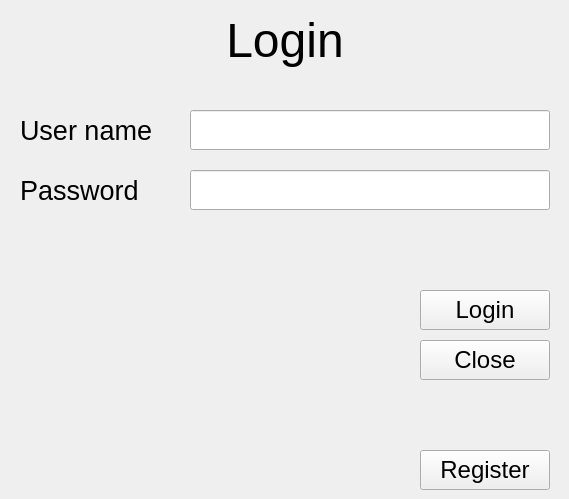
    <widget class="QWidget" name="login_page">
     <widget class="QLineEdit" name="lg_user_name_le">
      <property name="geometry">
       <rect>
        <x>190</x>
        <y>110</y>
        <width>360</width>
        <height>40</height>
       </rect>
      </property>
      <property name="font">
       <font>
        <pointsize>20</pointsize>
       </font>
      </property>
     </widget>
     <widget class="QPushButton" name="lg_login_btn">
      <property name="geometry">
       <rect>
        <x>420</x>
        <y>290</y>
        <width>130</width>
        <height>40</height>
       </rect>
      </property>
      <property name="font">
       <font>
        <pointsize>18</pointsize>
       </font>
      </property>
      <property name="text">
       <string>Login</string>
      </property>
     </widget>
     <widget class="QLineEdit" name="lg_password_le">
      <property name="geometry">
       <rect>
        <x>190</x>
        <y>170</y>
        <width>360</width>
        <height>40</height>
       </rect>
      </property>
      <property name="font">
       <font>
        <pointsize>20</pointsize>
       </font>
      </property>
      <property name="echoMode">
       <enum>QLineEdit::Password</enum>
      </property>
     </widget>
     <widget class="QPushButton" name="lg_close_btn">
      <property name="geometry">
       <rect>
        <x>420</x>
        <y>340</y>
        <width>130</width>
        <height>40</height>
       </rect>
      </property>
      <property name="font">
       <font>
        <pointsize>18</pointsize>
       </font>
      </property>
      <property name="text">
       <string>Close</string>
      </property>
     </widget>
     <widget class="QLabel" name="lg_message_lb">
      <property name="geometry">
       <rect>
        <x>20</x>
        <y>370</y>
        <width>530</width>
        <height>40</height>
       </rect>
      </property>
      <property name="font">
       <font>
        <pointsize>20</pointsize>
       </font>
      </property>
      <property name="styleSheet">
       <string notr="true">color: rgb(255, 0, 0)</string>
      </property>
      <property name="text">
       <string/>
      </property>
      <property name="alignment">
       <set>Qt::AlignCenter</set>
      </property>
     </widget>
     <widget class="QLabel" name="lg_user_name_lb">
      <property name="geometry">
       <rect>
        <x>20</x>
        <y>110</y>
        <width>150</width>
        <height>40</height>
       </rect>
      </property>
      <property name="font">
       <font>
        <pointsize>20</pointsize>
       </font>
      </property>
      <property name="text">
       <string>User name</string>
      </property>
     </widget>
     <widget class="QLabel" name="lg_password_lb">
      <property name="geometry">
       <rect>
        <x>20</x>
        <y>170</y>
        <width>150</width>
        <height>40</height>
       </rect>
      </property>
      <property name="font">
       <font>
        <pointsize>20</pointsize>
       </font>
      </property>
      <property name="text">
       <string>Password</string>
      </property>
     </widget>
     <widget class="QPushButton" name="lg_register_btn">
      <property name="geometry">
       <rect>
        <x>420</x>
        <y>450</y>
        <width>130</width>
        <height>40</height>
       </rect>
      </property>
      <property name="font">
       <font>
        <pointsize>18</pointsize>
       </font>
      </property>
      <property name="text">
       <string>Register</string>
      </property>
     </widget>
     <widget class="QLabel" name="lg_title">
      <property name="geometry">
       <rect>
        <x>10</x>
        <y>10</y>
        <width>550</width>
        <height>60</height>
       </rect>
      </property>
      <property name="font">
       <font>
        <pointsize>36</pointsize>
       </font>
      </property>
      <property name="text">
       <string>Login</string>
      </property>
      <property name="alignment">
       <set>Qt::AlignCenter</set>
      </property>
     </widget>
    </widget>
